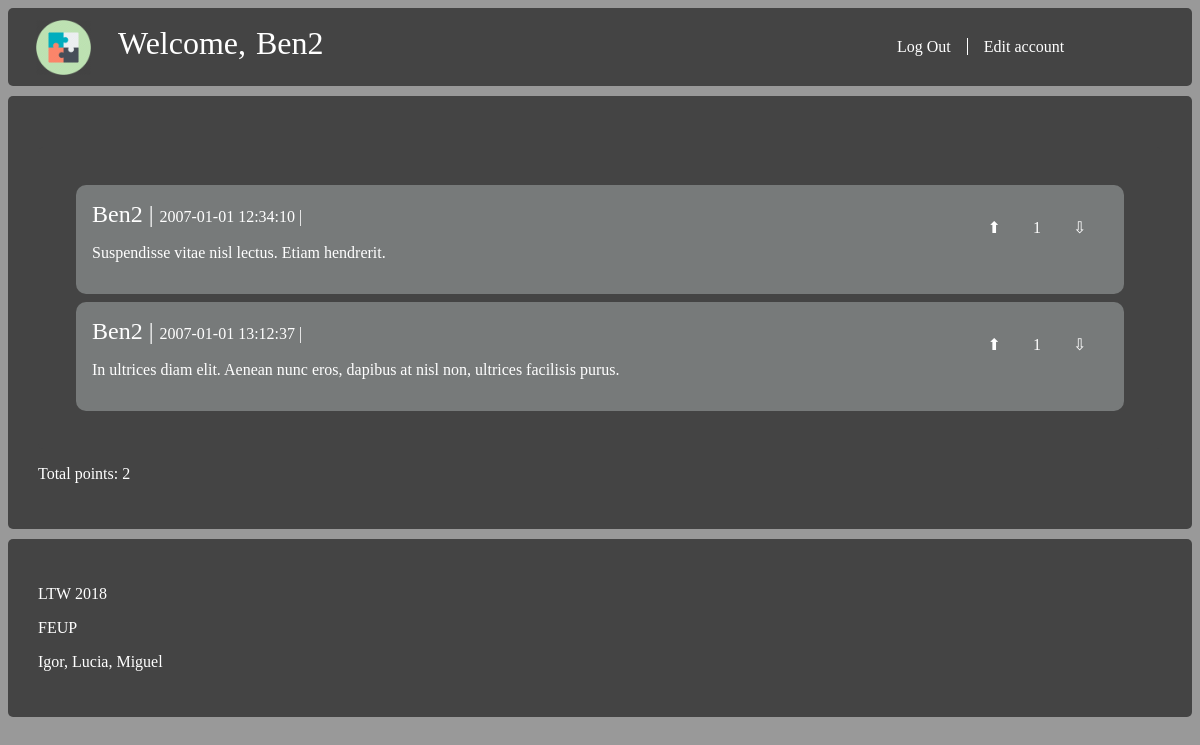
The app's page /user_page.php?id_user=2 (signed in), older data.
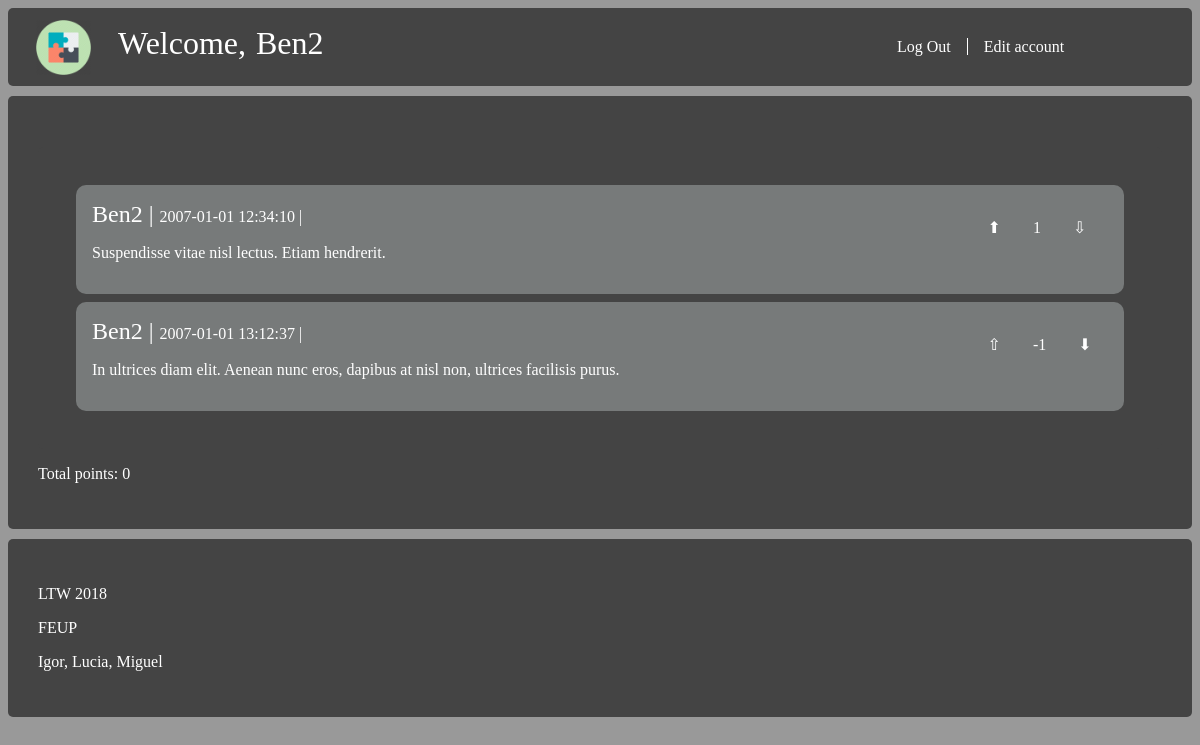
The same page, newer data.
### tables this page shows
CREATE TABLE comments (
    id_comment INTEGER,
    id_story INTEGER,
    id_user INTEGER REFERENCES users NOT NULL,
    published DATE NOT NULL,
    comment_text VARCHAR NOT NULL,
    plus INTEGER NOT NULL,
    PRIMARY KEY(id_comment, id_story)
);

CREATE TABLE users (
    id_user INTEGER PRIMARY KEY AUTOINCREMENT,
    username VARCHAR NOT NULL,
    password VARCHAR NOT NULL
);

### database/user.php (called while the page is built, shortened)
<?php
    function getUsername($id) {
        global $dbh;
        $stmt = $dbh->prepare("SELECT * FROM users WHERE id_user = ?");
        $stmt->execute(array($id));
        return $stmt->fetch()["username"];
    }
?>

### database/comment.php (called while the page is built, shortened)
<?php
    include_once('database/user.php');
    function hasUpvoted($id_user, $id_comment, $id_story) {
        global $dbh;
        $stmt = $dbh->prepare("SELECT * FROM comment_upvotes WHERE id_comment = $id_comment AND id_story = $id_story AND id_user = $id_user");
        $stmt->execute();
        return $stmt->fetch() !== false;
    }
    function hasDownvoted($id_user, $id_comment, $id_story) {
        global $dbh;
        $stmt = $dbh->prepare("SELECT * FROM comment_downvotes WHERE id_comment = $id_comment AND id_story = $id_story AND id_user = $id_user");
        $stmt->execute();
        return $stmt->fetch() !== false;
    }
?>

### user_page.php (the view, shortened to what this page needs)
<!DOCTYPE html>
<html lang="en">
<head>
    <link rel="stylesheet" type="text/css" media="screen" href="style/layout.css" />
    <link rel="stylesheet" type="text/css" media="screen" href="style/main.css" />
</head>
<body>
<div class="wrapper">
<div class="box header">
    <section id="story">
        <?php
        include_once('database/comment.php');
        include_once('includes/header.php');
        $id_user = $_GET['id_user'];
        $db = new PDO('sqlite:database/stories_db.db');
        $stmt = $db->prepare("SELECT *
                               FROM comments
                               WHERE id_user = $id_user");
        $stmt->execute();
        $comments = $stmt->fetchAll();
        ?>
         </div>
         <div class = "box content">
         <div class = "box footer">
         <?php
         $karma = 0;
         foreach($comments as $comment){
            ?>
            <div id = "comment">
            <?php
            $karma += $comment["plus"];
           echo '<article class="comment">';
             echo '<span>' . getUsername($comment['id_user']) . '</span>';
             echo '<span>' . $comment['published'] . '</span>';
             echo '<div class="votes"><a href="action_upvote.php';
             echo '?id_comment=' . $comment['id_comment'];
             echo '&id_story=' . $comment['id_story'];
             echo '&plus=' . $comment['plus'];
             if (hasUpvoted($_SESSION["id_user"], $comment['id_comment'], $comment['id_story']))
                echo '">⬆</a>';
             else
                echo '">⇧</a>';
             echo $comment['plus'];
             echo '<a href="action_downvote.php';
             echo '?id_comment=' . $comment['id_comment'];
             echo '&id_story=' . $comment['id_story'];
             echo '&plus=' . $comment['plus'];
             if (hasDownvoted($_SESSION["id_user"], $comment['id_comment'], $comment['id_story']))
                echo '">⬇</a></div>';
             else
                echo '">⇩</a></div>';
             echo '<p>' . $comment['comment_text'] . '</p>';
           echo '</article>';
           ?>
           </div>
           <?php
         }?>
         </div>
        <?php echo '</section>';
        echo '<p>Total points: ' . $karma . '</p>';
     ?>
    </div>
    <?php include_once('includes/footer.php');?>
</body>
</html>

Row changes from the older to the newer data that the page shows:
removed comments: id_user.username "Ben2", published "2007-01-01 13:12:37", plus "1", comment_text "In ultrices diam elit. Aenean nunc eros, dapibus at nisl non, ultrices facilisis purus."
added comments: id_user.username "Ben2", published "2007-01-01 13:12:37", plus "-1", comment_text "In ultrices diam elit. Aenean nunc eros, dapibus at nisl non, ultrices facilisis purus."
Text that changed along with them:
$karma: "2" → "0"
